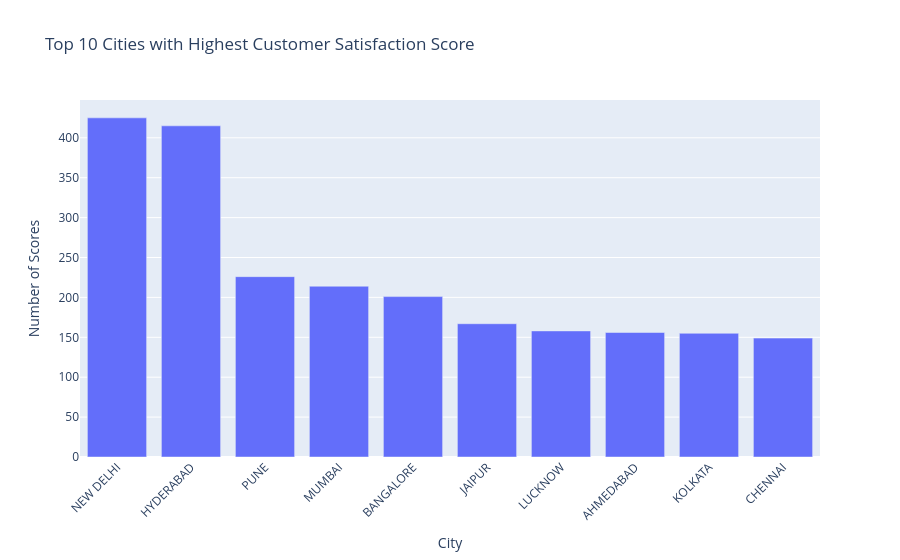

The cell this chart's notebook holds for it:
### Code cell
grouped_df = (
    df_best_score.groupby('Customer_City')
    .agg(Count=('CSAT Score', 'size'))
    .sort_values(by='Count', ascending=False)
    .reset_index()
)

# Plot top 10 cities with highest CSAT Score counts
fig = px.bar(
    grouped_df.head(10),
    x='Customer_City',
    y='Count',
    title='Top 10 Cities with Highest Customer Satisfaction Score',
    labels={'Customer_City': 'City', 'Count': 'Number of Scores'}
)

fig.update_layout(
    xaxis_tickangle=-45
)

fig.show()

### Figure 1 — Plotly figure (JSON) as saved in the notebook; plotly's stock layout.template omitted (floating-point values rounded to 4 significant figures)
{"data": [{"hovertemplate": "City=%{x}<br>Number of Scores=%{y}<extra></extra>", "legendgroup": "", "marker": {"color": "#636efa", "pattern": {"shape": ""}}, "name": "", "orientation": "v", "showlegend": false, "textposition": "auto", "type": "bar", "x": ["NEW DELHI", "HYDERABAD", "PUNE", "MUMBAI", "BANGALORE", "JAIPUR", "LUCKNOW", "AHMEDABAD", "KOLKATA", "CHENNAI"], "xaxis": "x", "y": [425, 415, 226, 214, 201, 167, 158, 156, 155, 149], "yaxis": "y"}], "layout": {"barmode": "relative", "legend": {"tracegroupgap": 0}, "title": {"text": "Top 10 Cities with Highest Customer Satisfaction Score"}, "xaxis": {"anchor": "y", "domain": [0, 1], "tickangle": -45, "title": {"text": "City"}}, "yaxis": {"anchor": "x", "domain": [0, 1], "title": {"text": "Number of Scores"}}}}
